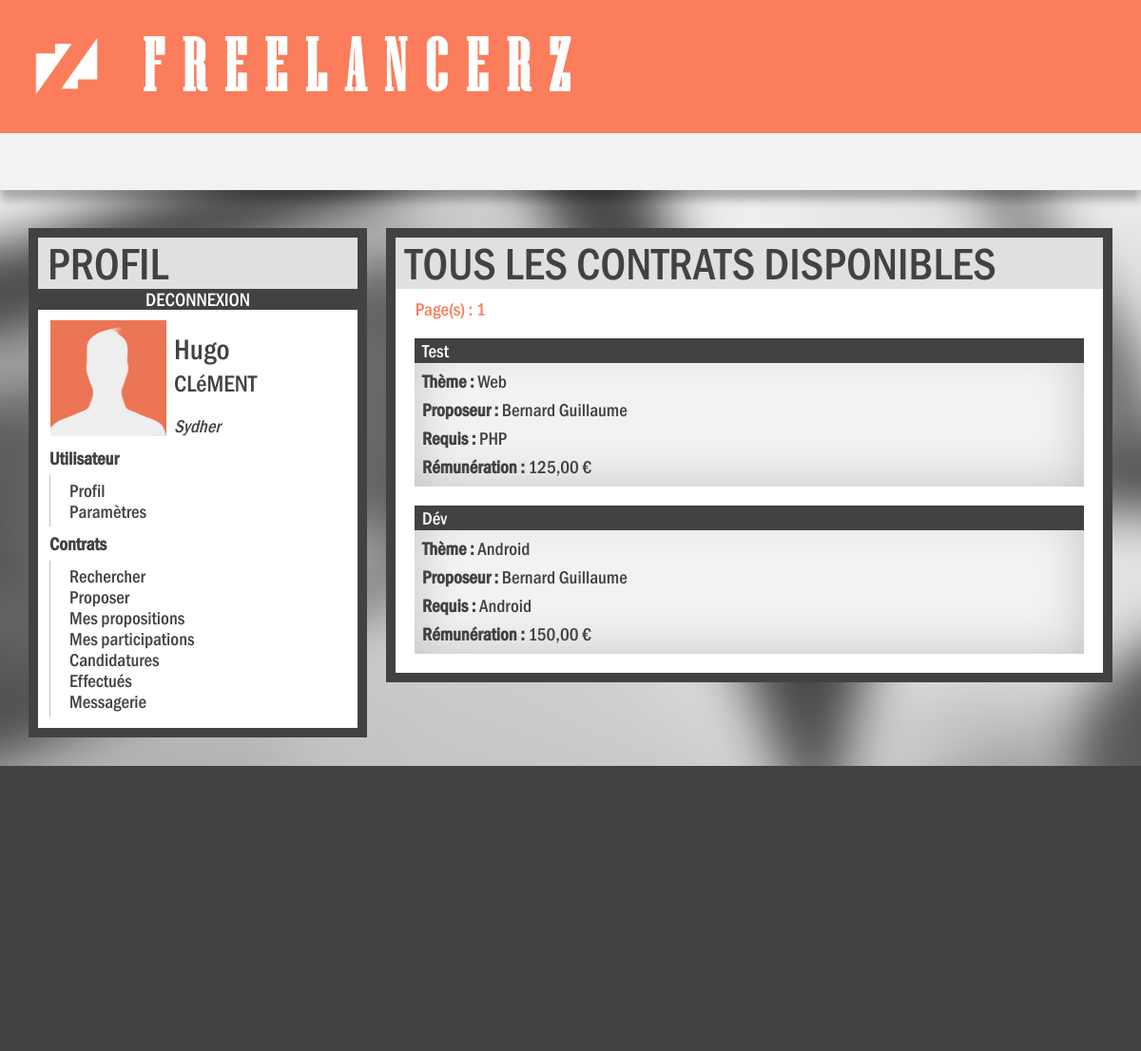
/index.php (signed in), run on the app's committed database.
### tables this page shows
CREATE TABLE IF NOT EXISTS `contrat` (
  `contrat_id` int(11) NOT NULL AUTO_INCREMENT,
  `contrat_auteur` int(11) DEFAULT NULL,
  `contrat_titre` varchar(150) NOT NULL,
  `contrat_theme` varchar(20) NOT NULL,
  `contrat_etat` int(11) NOT NULL,
  `contrat_description` text NOT NULL,
  `contrat_montant` double NOT NULL,
  `contrat_competences` varchar(60) NOT NULL,
  `contrat_publication` date NOT NULL,
  `contrat_debut_prevue` date NOT NULL,
  `contrat_debut_reel` date DEFAULT NULL,
  `contrat_fin_prevue` date DEFAULT NULL,
  `contrat_fin_reelle` date DEFAULT NULL,
  PRIMARY KEY (`contrat_id`)
);

CREATE TABLE IF NOT EXISTS `users` (
  `user_id` int(11) NOT NULL AUTO_INCREMENT,
  `user_nom` varchar(50) NOT NULL,
  `user_prenom` varchar(50) NOT NULL,
  `user_pseudo` varchar(50) NOT NULL,
  `user_ville` varchar(50) NOT NULL,
  `user_adresse` varchar(50) NOT NULL,
  `user_cp` char(5) NOT NULL,
  `user_password` varchar(255) NOT NULL,
  `user_email` varchar(120) NOT NULL,
  `user_naissance` date DEFAULT NULL,
  `user_inscription` date DEFAULT NULL,
  `user_competences` varchar(255) NOT NULL,
  `user_site1` varchar(120) DEFAULT NULL,
  `user_site2` varchar(120) DEFAULT NULL,
  `user_site3` varchar(120) DEFAULT NULL,
  `user_site4` varchar(120) DEFAULT NULL,
  `user_site5` varchar(120) DEFAULT NULL,
  `user_etat` int(11) DEFAULT NULL,
  `user_cle` varchar(255) DEFAULT NULL,
  `user_admin` int(1) NOT NULL DEFAULT '0',
  `user_banni` int(11) NOT NULL DEFAULT '0',
  PRIMARY KEY (`user_id`),
  UNIQUE KEY `user_pseudo` (`user_pseudo`)
);

### inc/afficherContrat.php (the view, shortened to what this page needs)
<?php
function afficherListeContrats() {
    require "recupContrat.php";
    $contrats = recupContrats();
	if ($contrats == -1) {
		echo '<div>&nbsp&nbsp&nbspAucun contrat n\'est actuellement disponible.</div>';
	} else {
		for ($i=0; $i < sizeof($contrats); $i++) {
		   echo '
		   <a id="lien_contrat" href="contrat.php?c='.$contrats[$i][0].'"><div class="contrat">
			 <header>
			  '.$contrats[$i][3].'
			  </header>
			  <p id="theme"><b>Thème :</b> '.$contrats[$i][4].'</p>
			  <p id="pers"><b>Proposeur :</b> '.$contrats[$i][2].' '.$contrats[$i][1].'</p>
			  <p id="comp"><b>Requis :</b> '.$contrats[$i][6].'</p>
			  <p id="remu"><b>Rémunération :</b> '.number_format($contrats[$i][5], 2, ',', ' ').' €</p>
		  </div></a>';
		}
	}
}
?>

### index.css (style rules this page uses)
body { margin:0px; padding:0px; font-family: "FRAMDCN", Helvetica, Arial, sans-serif; color:white; word-spacing: -2em; background-color:black; background-image:url("images/fonds/6.2.jpg"); background-size:cover; background-attachment:fixed; }
header { text-align:center; background-color:#FB7D5B; height:140px; }
a { text-decoration:none; color:#FA5D32; }
.header_title { font-family: "NIAGSOL", Helvetica, Arial, sans-serif; font-weight:bold; font-size:78px; position:absolute; margin-top:28px; left:150px; letter-spacing:20px; }
.header_logo { left:35px; top:35px; position:absolute; width:70px; transition-duration:0.5s; }
.contrat { margin:20px 10px 10px 10px; padding-bottom:10px; height:auto; background-color:#f2f2f2; box-shadow:0px 0px 50px rgba(0,0,0,0.2) inset; }
#lien_contrat { text-decoration:none; color:white; }
.contrat p { color:#424242; margin:0px; padding:8px 8px 0px 8px; height:auto; }
.contrat header { background-color:#424242; text-align:left; margin:0px; padding:2px 0px 2px 8px; height:auto; }
footer { text-align:center; background-color:#424242; height:300px; position:relative; }

### data on the page
contrat: contrat_titre "Test", contrat_theme "Web", users.user_prenom "Bernard", users.user_nom "Guillaume", contrat_competences "PHP", contrat_montant "125,00"
contrat: contrat_titre "Dév", contrat_theme "Android", users.user_prenom "Bernard", users.user_nom "Guillaume", contrat_competences "Android", contrat_montant "150,00"

### other printed values
$_SESSION['prenom'] "Hugo"
$_SESSION['nom'] "CLéMENT"
$_SESSION['pseudo'] "Sydher"
$page "1"
